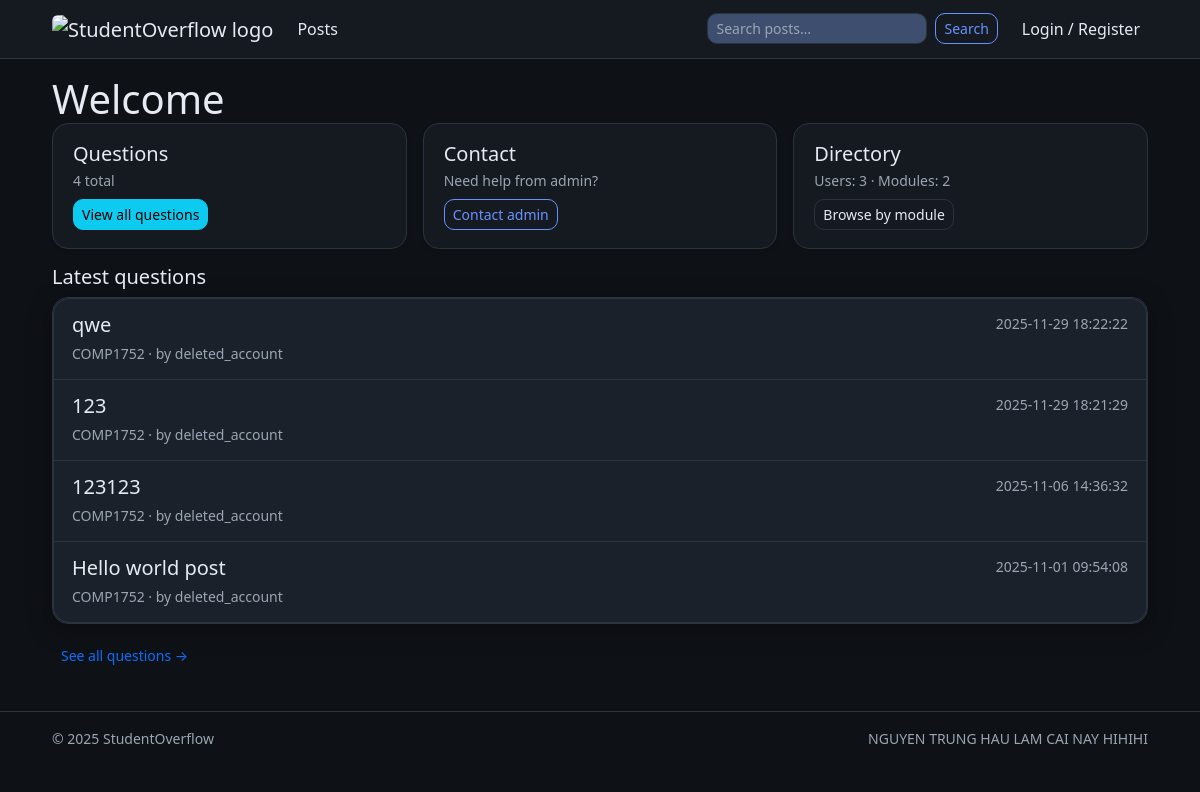
The page /public/index.php on the database its author committed.
### tables this page shows
CREATE TABLE `posts` (
  `id` int(10) unsigned NOT NULL AUTO_INCREMENT,
  `title` varchar(200) NOT NULL,
  `content` text NOT NULL,
  `user_id` int(10) unsigned NOT NULL,
  `module_id` int(10) unsigned NOT NULL,
  `created_at` datetime NOT NULL DEFAULT current_timestamp(),
  `updated_at` datetime DEFAULT NULL ON UPDATE current_timestamp(),
  PRIMARY KEY (`id`),
  KEY `idx_posts_user` (`user_id`),
  KEY `idx_posts_module` (`module_id`),
  CONSTRAINT `fk_posts_module` FOREIGN KEY (`module_id`) REFERENCES `modules` (`id`) ON UPDATE CASCADE,
  CONSTRAINT `fk_posts_user` FOREIGN KEY (`user_id`) REFERENCES `users` (`id`) ON UPDATE CASCADE
);

CREATE TABLE `modules` (
  `id` int(10) unsigned NOT NULL AUTO_INCREMENT,
  `code` varchar(20) NOT NULL,
  `name` varchar(120) NOT NULL,
  `created_at` datetime NOT NULL DEFAULT current_timestamp(),
  PRIMARY KEY (`id`),
  UNIQUE KEY `code` (`code`)
);

CREATE TABLE `users` (
  `id` int(10) unsigned NOT NULL AUTO_INCREMENT,
  `username` varchar(50) NOT NULL,
  `email` varchar(120) NOT NULL,
  `password_hash` varchar(255) DEFAULT NULL,
  `role` enum('admin','student') NOT NULL DEFAULT 'student',
  `is_system` tinyint(1) NOT NULL DEFAULT 0,
  `created_at` datetime NOT NULL DEFAULT current_timestamp(),
  PRIMARY KEY (`id`),
  UNIQUE KEY `username` (`username`),
  UNIQUE KEY `email` (`email`),
  UNIQUE KEY `uq_users_username` (`username`),
  UNIQUE KEY `uq_users_email` (`email`)
);

### lib/view.php (called while the page is built, shortened)
<?php
function render(string $template, array $data = [], string $layout = 'layouts/app.html.php'): void
{
    $templatesRoot = __DIR__ . '/../templates/';
    $tplPath = $templatesRoot . ltrim($template, '/');
    extract($data, EXTR_SKIP);
    require $tplPath;
}

### public/index.php (called while the page is built)
<?php
require_once __DIR__ . '/../config.php';
require_once __DIR__ . '/../auth.php';
require_once __DIR__ . '/../lib/view.php';
require_once __DIR__ . '/../lib/media.php';
$uid      = auth_user_id();
$isAdmin  = auth_is_admin();
$username = $_SESSION['username'] ?? null;
$counts = [
  'posts'   => (int)$pdo->query("SELECT COUNT(*) FROM posts")->fetchColumn(),
  'users'   => (int)$pdo->query("SELECT COUNT(*) FROM users")->fetchColumn(),
  'modules' => (int)$pdo->query("SELECT COUNT(*) FROM modules")->fetchColumn(),
];
$recent = $pdo->query("
  SELECT p.id, p.title, p.created_at,
         u.username,
         m.code AS module_code
  FROM posts p
  JOIN users u   ON u.id = p.user_id
  JOIN modules m ON m.id = p.module_id
  ORDER BY p.created_at DESC
  LIMIT 5
")->fetchAll(PDO::FETCH_ASSOC);
render('public/index.html.php', [
  'uid'      => $uid,
  'isAdmin'  => $isAdmin,
  'username' => $username,
  'counts'   => $counts,
  'recent'   => $recent,
]);

### lib/media.php (called while the page is built, shortened)
<?php
function base_url(): string
{
    $base = rtrim(str_replace('\\', '/', dirname(dirname($_SERVER['SCRIPT_NAME'] ?? '/'))), '/');
    return $base === '' ? '/' : $base;
}

### auth.php (called while the page is built, shortened)
<?php
function auth_role(): ?string { return $_SESSION['role'] ?? null; }
function auth_is_admin(): bool { return auth_role() === 'admin'; }

### templates/public/index.html.php (the view, shortened to what this page needs)
<?php
$base = base_url();
?>
<h1 class="page-title">Welcome</h1>
<div class="row g-3 mb-3">
  <div class="col-md-4">
    <div class="card shadow-sm">
      <div class="card-body">
        <h5 class="card-title mb-1">Questions</h5>
        <div class="text-muted small mb-2"><?= (int)($counts['posts'] ?? 0) ?> total</div>
        <a class="btn btn-info btn-sm" href="<?= $base ?>/posts/index.php">View all questions</a>
      </div>
    </div>
  </div>
  <div class="col-md-4">
    <div class="card shadow-sm">
      <div class="card-body">
        <h5 class="card-title mb-1">Contact</h5>
        <div class="text-muted small mb-2">Need help from admin?</div>
        <a class="btn btn-outline-primary btn-sm" href="<?= $base ?>/public/contact.php">Contact admin</a>
      </div>
    </div>
  </div>
  <div class="col-md-4">
    <div class="card shadow-sm">
      <div class="card-body">
        <h5 class="card-title mb-1">Directory</h5>
        <div class="text-muted small mb-2">
          Users: <?= (int)($counts['users'] ?? 0) ?> · Modules: <?= (int)($counts['modules'] ?? 0) ?>
        </div>
        <?php if ($isAdmin): ?>
          <a class="btn btn-secondary btn-sm" href="<?= $base ?>/users/index.php">Manage Users</a>
          <a class="btn btn-secondary btn-sm" href="<?= $base ?>/modules/index.php">Manage Modules</a>
        <?php else: ?>
          <a class="btn btn-outline-secondary btn-sm" href="<?= $base ?>/posts/index.php">Browse by module</a>
        <?php endif; ?>
      </div>
    </div>
  </div>
</div>
<h2 class="h5 mb-2">Latest questions</h2>
<?php if (!$recent): ?>
  <div class="alert alert-secondary">No recent questions yet. Be the first to <a href="<?= $base ?>/posts/create.php">ask one</a>!</div>
<?php else: ?>
  <div class="list-group">
    <?php foreach ($recent as $p): ?>
      <a class="list-group-item list-group-item-action" href="<?= $base ?>/posts/show.php?id=<?= (int)$p['id'] ?>">
        <div class="d-flex w-100 justify-content-between">
          <h5 class="mb-1"><?= htmlspecialchars($p['title']) ?></h5>
          <small class="text-muted">
            <time datetime="<?= htmlspecialchars($p['created_at']) ?>"><?= htmlspecialchars($p['created_at']) ?></time>
          </small>
        </div>
        <small class="text-muted">
          <?= htmlspecialchars($p['module_code']) ?> · by <?= htmlspecialchars($p['username']) ?>
        </small>
      </a>
    <?php endforeach; ?>
  </div>
  <div class="mt-3">
    <a class="btn btn-link btn-sm" href="<?= $base ?>/posts/index.php">See all questions →</a>
  </div>
<?php endif; ?>

### public/assets/css/base.css (style rules this page uses)
*, *::before, *::after { box-sizing: border-box; }
html { -webkit-text-size-adjust: 100%; }
body { margin: 0; }
:root { color-scheme: dark; --so-bg: #0e1116; --so-surface: #151a21; --so-elevated: #1b212b; --so-line: #2a3340; --so-text: #E6EAF2; --so-text-muted: #9AA6B2; --so-primary-400: #7aa2ff; --so-primary-500: #6a92ff; --so-primary-600: #5987ff; --so-success: #34d399; --so-warning: #fbbf24; --so-danger: #ef4444; --so-info: #38bdf8; --so-radius: 12px; --so-card-radius: 16px; --so-shadow: 0 6px 24px rgba(0,0,0,.35); --bs-body-bg: var(--so-bg); --bs-body-color: var(--so-text); --bs-border-color: var(--so-line); --bs-primary: var(--so-primary-500); --bs-success: var(--so-success); --bs-warning: var(--so-warning); --bs-danger: var(--so-danger); --bs-info: var(--so-info); }
html,body { background: var(--so-bg); color: var(--so-text); -webkit-font-smoothing: antialiased; -moz-osx-font-smoothing: grayscale; }
main.container > *:first-child { margin-top: 0; }
main.container > * { margin-bottom: var(--space-4); }
.page-title { margin-top: 0; }
.card, .dropdown-menu, .list-group, .so-card { background: var(--so-surface) !important; color: var(--so-text); border: 1px solid var(--so-line); border-radius: var(--so-card-radius); box-shadow: var(--so-shadow); }
.card .card-body { padding: 18px 20px; }
.list-group-item { background: var(--so-elevated); color: var(--so-text); border-color: var(--so-line); padding: 14px 18px; }
.form-text, .text-muted { color: var(--so-text-muted) !important; }
.btn { border-radius: 10px; }
.btn-outline-primary { color: var(--so-primary-500); border-color: var(--so-primary-500); }
.btn-outline-secondary { color: var(--so-text); border-color: var(--so-line); }
a.btn, a.btn:hover, a.btn:focus, .navbar .nav-link:hover, .navbar .nav-link:focus { text-decoration: none !important; }
.btn-link, .btn-link:hover, .btn-link:focus { text-decoration: none !important; }
a { color: var(--so-primary-500); text-decoration: none; }

### rows shown on the page
posts: title "qwe", created_at "2025-11-29 18:22:22", module.code "COMP1752", user.username "deleted_account"
posts: title "123", created_at "2025-11-29 18:21:29", module.code "COMP1752", user.username "deleted_account"
posts: title "123123", created_at "2025-11-06 14:36:32", module.code "COMP1752", user.username "deleted_account"
posts: title "Hello world post", created_at "2025-11-01 09:54:08", module.code "COMP1752", user.username "deleted_account"

### other values the page prints
$counts['posts'] "4"
$counts['users'] "3"
$counts['modules'] "2"
